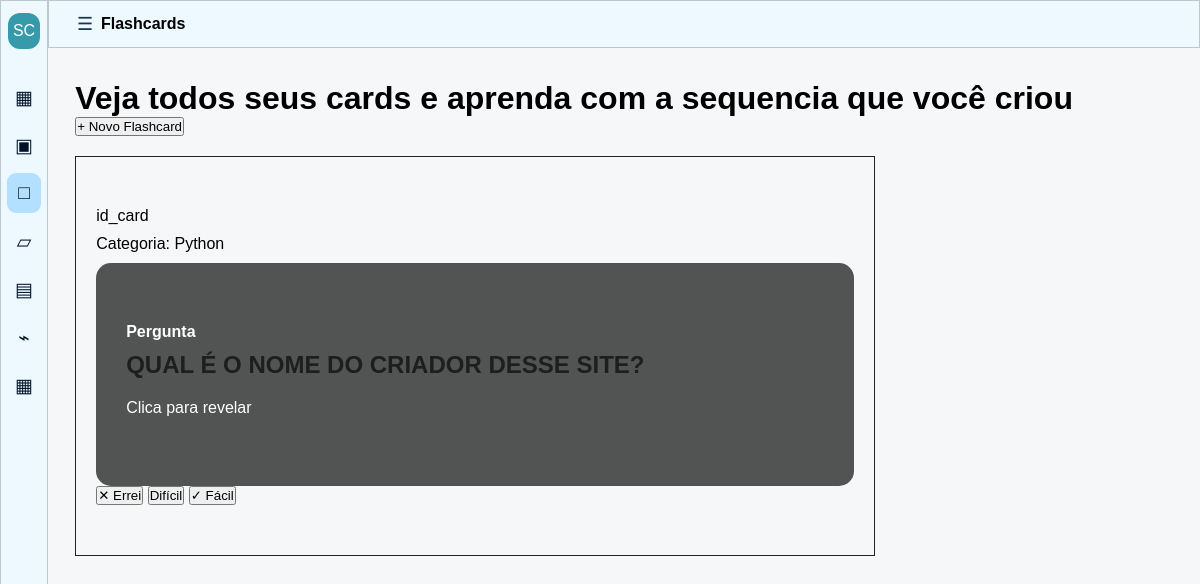
Page /flashcard on the earlier database version.
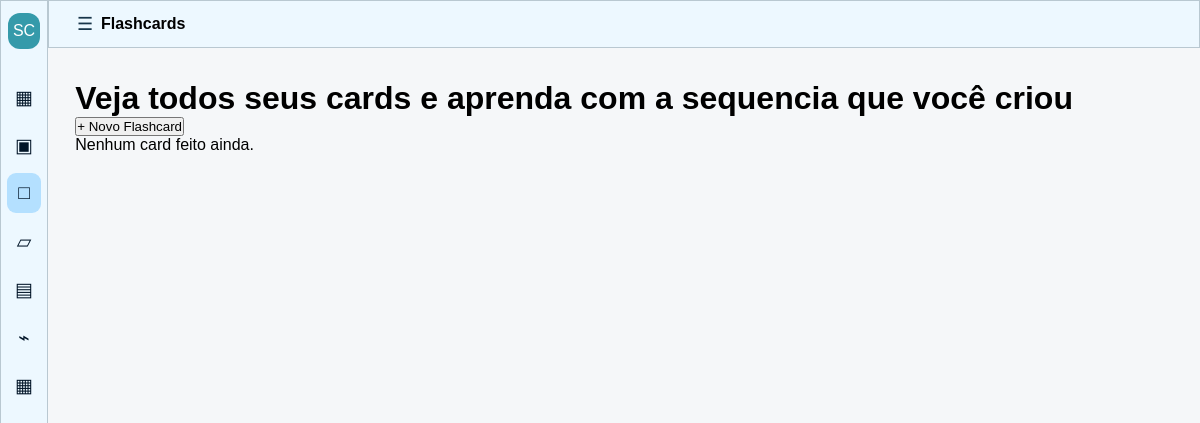
Same page on the later database version.
### simulado_e_cards/models.py (models this page shows)
class Card(database.Model):
    id = database.Column(database.Integer(), primary_key=True)
    card_pergunta = database.Column(database.String(), nullable=False)
    card_resposta = database.Column(database.String(), nullable=False)
    card_categoria = database.Column(database.String(), nullable=False)
    materia_id = database.Column(
        database.Integer(), ForeignKey("materia.id"), nullable=False
    )

### simulado_e_cards/routes.py (the view, shortened to what this page needs)
@app.route("/flashcard", methods=["GET", "POST"])
def flashcard():
    form_card_conectado = FormCardconectado()
    materias = Materia.query.all()
    form_card_conectado.materia_id.choices = [
        (materia.id, materia.nome_materia) for materia in materias
    ]
    if "resultado" in request.form:
        card_id = request.form.get("card_id")
        resultado = request.form.get("resultado")
        resposta = RespostaCard(resultado=resultado, card_id=card_id)
        database.session.add(resposta)
        database.session.commit()
    cards = Card.query.all()
    return render_template(
        "flashcards.html",
        form_card_conectado=form_card_conectado,
        cards=cards,
        materias=materias,
    )

### simulado_e_cards/templates/flashcards.html (shortened to what this page needs)
{% extends 'base.html' %}
{% block body %}
<h1>Veja todos seus cards e aprenda com a sequencia que você criou</h1>
<button type="button" commandfor="modal" command="show-modal">+ Novo Flashcard</button>
{% for card in cards %}
<div class="card-container">
    <p>id_card</p>
    <p>Categoria: {{ card.card_categoria }}</p>
    <label for="virar-card-{{ card.id }}" class="card">
        <div class="pergunta">
            <h4>Pergunta</h4>
            <h2>{{ card.card_pergunta }}</h2>
            <p class="botao">Clica para revelar</p>
        </div>
        <div class="resposta">
            <p>Resposta</p>
            <h2>{{ card.card_resposta }}</h2>
            <p class="botao">Clica para revelar</p>
        </div>
    </label>
    <form method="POST">
        <button type="submit" name="resultado" value="errei">
            ✕ Errei
        </button>
        <button type="submit" name="resultado" value="dificil">
            Difícil
        </button>
        <button type="submit" name="resultado" value="facil">
            ✓ Fácil
        </button>
    </form>
{% else %}
    <p class="vazio">Nenhum card feito ainda.</p>
{% endfor %}
</div>
{% endblock %}

Differences in the rows shown:
removed Card: card_categoria "Python", card_pergunta "QUAL É O NOME DO CRIADOR DESSE SITE?", card_resposta "KAUAN MEDEIROS MARINS"
Other differences:
text now shown: "Nenhum card feito ainda."
